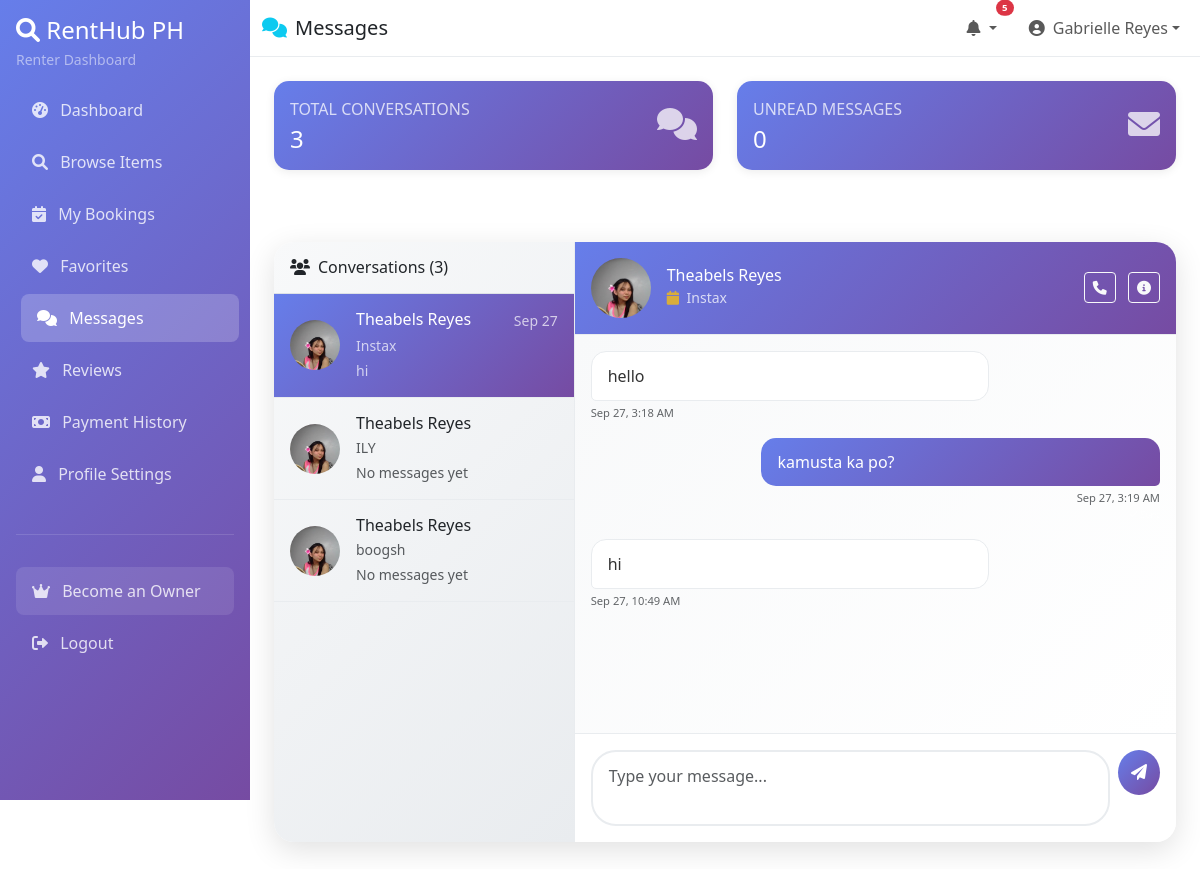
Screenshot of /renter/messages.php (signed in) with the database file from the repository.
### tables this page shows
CREATE TABLE `conversations` (
  `ConversationID` int(11) NOT NULL,
  `User1ID` int(11) NOT NULL,
  `User2ID` int(11) NOT NULL,
  `ProductID` int(11) DEFAULT NULL,
  `Conv_CreatedAt` timestamp NOT NULL DEFAULT current_timestamp(),
  `Conv_LastMessageAt` timestamp NOT NULL DEFAULT current_timestamp()
);

CREATE TABLE `products` (
  `ProductID` int(11) NOT NULL,
  `OwnerID` int(11) DEFAULT NULL,
  `CategoryID` int(11) DEFAULT NULL,
  `Prod_Name` varchar(255) NOT NULL,
  `Prod_Description` text DEFAULT NULL,
  `Prod_Brand` varchar(100) DEFAULT NULL,
  `Prod_Model` varchar(100) DEFAULT NULL,
  `Prod_Condition` varchar(50) DEFAULT NULL,
  `Prod_RentalPrice` decimal(10,2) NOT NULL,
  `Prod_PriceType` varchar(20) DEFAULT NULL,
  `Prod_SecurityDeposit` decimal(10,2) DEFAULT NULL,
  `Prod_MinRentalDuration` int(11) DEFAULT NULL,
  `Prod_MaxRentalDuration` int(11) DEFAULT NULL,
  `Prod_Availability` tinyint(1) DEFAULT 1,
  `Prod_CreatedAt` timestamp NOT NULL DEFAULT current_timestamp(),
  `Prod_UpdatedAt` timestamp NOT NULL DEFAULT current_timestamp() ON UPDATE current_timestamp(),
  `Prod_Status` varchar(50) DEFAULT 'Active',
  `Prod_IsFeatured` tinyint(1) DEFAULT 0,
  `Prod_FeaturedUntil` datetime DEFAULT NULL
);

CREATE TABLE `messages` (
  `MessageID` int(11) NOT NULL,
  `ConversationID` int(11) NOT NULL,
  `SenderID` int(11) NOT NULL,
  `Msg_Content` text NOT NULL,
  `Msg_IsRead` tinyint(1) DEFAULT 0,
  `Msg_CreatedAt` timestamp NOT NULL DEFAULT current_timestamp()
);

### renter/messages.php (the view, shortened to what the rows shown need)
<?php
$database = new Database();
$conn = $database->getConnection();
$user_id = $_SESSION['user_id'];
$query = "SELECT c.*,
                 CASE WHEN c.User1ID = ? THEN u2.UserID ELSE u1.UserID END as other_user_id,
                 CASE WHEN c.User1ID = ? THEN u2.User_Name ELSE u1.User_Name END as other_user_name,
                 CASE WHEN c.User1ID = ? THEN u2.User_Phone ELSE u1.User_Phone END as other_user_phone,
                 CASE WHEN c.User1ID = ? THEN u2.User_Photo ELSE u1.User_Photo END as other_user_photo,
                 p.Prod_Name,
                 (SELECT COUNT(*) FROM messages WHERE ConversationID = c.ConversationID AND SenderID != ? AND Msg_IsRead = 0) as unread_count,
                 (SELECT Msg_Content FROM messages WHERE ConversationID = c.ConversationID ORDER BY Msg_CreatedAt DESC LIMIT 1) as last_message,
                 (SELECT Msg_CreatedAt FROM messages WHERE ConversationID = c.ConversationID ORDER BY Msg_CreatedAt DESC LIMIT 1) as last_message_time
          FROM conversations c
          LEFT JOIN user_accounts u1 ON c.User1ID = u1.UserID
          LEFT JOIN user_accounts u2 ON c.User2ID = u2.UserID
          LEFT JOIN products p ON c.ProductID = p.ProductID
          WHERE c.User1ID = ? OR c.User2ID = ?
          ORDER BY c.Conv_LastMessageAt DESC, c.ConversationID DESC";
$stmt = $conn->prepare($query);
$stmt->execute([$user_id, $user_id, $user_id, $user_id, $user_id, $user_id, $user_id]);
$conversations = $stmt->fetchAll(PDO::FETCH_ASSOC);
$active_conversation_id = isset($_GET['conversation']) ? intval($_GET['conversation']) : (isset($conversations[0]['ConversationID']) ? $conversations[0]['ConversationID'] : null);
$messages = [];
$other_user_name = '';
$product_name = '';
if ($active_conversation_id) {
    foreach ($conversations as $conv) {
        if ($conv['ConversationID'] == $active_conversation_id) {
            $other_user_name = $conv['other_user_name'];
            $product_name = $conv['Prod_Name'];
            break;
        }
    }
    $stmt = $conn->prepare("SELECT m.*, u.User_Name as sender_name
        FROM messages m
        LEFT JOIN user_accounts u ON m.SenderID = u.UserID
        WHERE m.ConversationID = ?
        ORDER BY m.Msg_CreatedAt ASC");
    $stmt->execute([$active_conversation_id]);
    $messages = $stmt->fetchAll(PDO::FETCH_ASSOC);
}
?>
<!DOCTYPE html>
<html lang="en">
<head>
    <link href="https://cdn.jsdelivr.net/npm/bootstrap@5.3.0/dist/css/bootstrap.min.css" rel="stylesheet">
    <link href="https://cdnjs.cloudflare.com/ajax/libs/font-awesome/6.0.0/css/all.min.css" rel="stylesheet">
    <link href="../css/sidebar-scrollbar.css" rel="stylesheet">
</head>
<body>
    <div class="main-content">
        <div class="container-fluid p-4">
            <div class="messages-container">
                <div class="row g-0">
                    <div class="col-md-4 conversations-sidebar">
                        <?php if(empty($conversations)): ?>
                            <div class="text-center p-4">
                                <i class="fas fa-comments fa-3x text-muted mb-3"></i>
                                <h6 class="text-muted">No conversations yet</h6>
                                <p class="text-muted small">Start by making a booking or contacting an owner!</p>
                            </div>
                        <?php else: ?>
                            <?php foreach($conversations as $conv): ?>
                            <a href="?conversation=<?php echo $conv['ConversationID']; ?>"
                               class="conversation-item <?php echo ($active_conversation_id == $conv['ConversationID']) ? 'active' : ''; ?>">
                                <div class="d-flex align-items-center">
                                    <div class="me-3">
                                        <?php if($conv['other_user_photo']): ?>
                                            <img src="../uploads/users/<?php echo htmlspecialchars($conv['other_user_photo']); ?>"
                                                 class="rounded-circle" style="width: 50px; height: 50px; object-fit: cover;"
                                                 alt="User Profile">
                                        <?php endif; ?>
                                    </div>
                                    <div class="flex-grow-1">
                                        <div class="d-flex justify-content-between align-items-start mb-1">
                                            <h6 class="mb-0"><?php echo htmlspecialchars($conv['other_user_name']); ?></h6>
                                            <small class="text-muted">
                                                <?php
                                                echo $conv['last_message_time']
                                                    ? date('M j', strtotime($conv['last_message_time']))
                                                    : '';
                                                ?>
                                            </small>
                                        </div>
                                        <p class="mb-1 small text-muted" style="display: -webkit-box; -webkit-line-clamp: 2; -webkit-box-orient: vertical; overflow: hidden;">
                                            <?php echo htmlspecialchars($conv['Prod_Name']); ?>
                                        </p>
                                        <p class="mb-0 small text-muted" style="white-space: nowrap; overflow: hidden; text-overflow: ellipsis;">
                                            <?php echo htmlspecialchars(substr($conv['last_message'] ?? 'No messages yet', 0, 40)); ?>
                                        </p>
                                    </div>
                                </div>
                            </a>
                            <?php endforeach; ?>
                        <?php endif; ?>
                    </div>
                    <div class="col-md-8">
                        <?php if($active_conversation_id): ?>
                        <div class="chat-area">
                            <div class="chat-header">
                                <div class="d-flex align-items-center">
                                    <div class="me-3">
                                        <?php
                                        $current_conv = null;
                                        foreach($conversations as $conv) {
                                            if($conv['ConversationID'] == $active_conversation_id) {
                                                $current_conv = $conv;
                                                break;
                                            }
                                        }
                                        ?>
                                        <?php if($current_conv && $current_conv['other_user_photo']): ?>
                                            <img src="../uploads/users/<?php echo htmlspecialchars($current_conv['other_user_photo']); ?>"
                                                 class="rounded-circle" style="width: 60px; height: 60px; object-fit: cover;"
                                                 alt="User Profile">
                                        <?php endif; ?>
                                    </div>
                                    <div class="flex-grow-1">
                                        <h6 class="mb-0"><?php echo htmlspecialchars($other_user_name); ?></h6>
                                        <small class="opacity-75">
                                            <i class="fas fa-calendar text-warning me-1"></i>
                                            <?php echo htmlspecialchars($product_name); ?>
                                        </small>
                                    </div>
                                    <div class="ms-auto">
                                        <button class="btn btn-outline-light btn-sm me-2">
                                            <i class="fas fa-phone"></i>
                                        </button>
                                        <button class="btn btn-outline-light btn-sm">
                                            <i class="fas fa-info-circle"></i>
                                        </button>
                                    </div>
                                </div>
                            </div>
                            <div class="chat-messages" id="chatMessages">
                                <?php if(empty($messages)): ?>
                                    <div class="text-center text-muted py-5">
                                        <i class="fas fa-comment-dots fa-3x mb-3"></i>
                                        <h6>No messages yet</h6>
                                        <p>Say hello to start the conversation!</p>
                                    </div>
                                <?php else: ?>
                                    <?php foreach($messages as $msg): ?>
                                    <div class="message-bubble <?php echo $msg['SenderID'] == $user_id ? 'sent' : 'received'; ?>">
                                        <div class="message-content">
                                            <?php echo nl2br(htmlspecialchars($msg['Msg_Content'])); ?>
                                        </div>
                                        <div class="message-time">
                                            <?php echo date('M j, g:i A', strtotime($msg['Msg_CreatedAt'])); ?>
                                            <?php if($msg['SenderID'] == $user_id): ?>
                                                <div class="message-status">
                                                    <i class="fas fa-check"></i> Sent
                                                </div>
                                            <?php endif; ?>
                                        </div>
                                    </div>
                                    <?php endforeach; ?>
                                <?php endif; ?>
                            </div>
                            <div class="chat-input">
                                <form method="POST" class="d-flex gap-2">
                                    <textarea class="form-control" name="message_content" id="messageInput"
                                            rows="2" placeholder="Type your message..." required></textarea>
                                    <button type="submit" name="send_message" class="btn-send">
                                        <i class="fas fa-paper-plane"></i>
                                    </button>
                                </form>
                            </div>
                        </div>
                        <?php endif; ?>
                    </div>
                </div>
            </div>
        </div>
    </div>
</body>
</html>

### rows the page displays
conversations: other_user_name "Theabels Reyes", last_message_time "Sep 27", ProductID.Prod_Name "Instax", last_message "hi"
conversations: other_user_name "Theabels Reyes", ProductID.Prod_Name "ILY", last_message "No messages yet"
conversations: other_user_name "Theabels Reyes", ProductID.Prod_Name "boogsh", last_message "No messages yet"
products: Prod_Name "Instax"
messages: Msg_Content "hello", Msg_CreatedAt "Sep 27, 3:18 AM"
messages: Msg_Content "kamusta ka po?", Msg_CreatedAt "Sep 27, 3:19 AM"
messages: Msg_Content "hi", Msg_CreatedAt "Sep 27, 10:49 AM"

### other values shown
$notif_count "5"
$_SESSION['user_name'] "Gabrielle Reyes"
$stats['total_conversations'] "3"
$stats['unread_conversations'] "0"
count($conversations) "3"
$other_user_name "Theabels Reyes"
